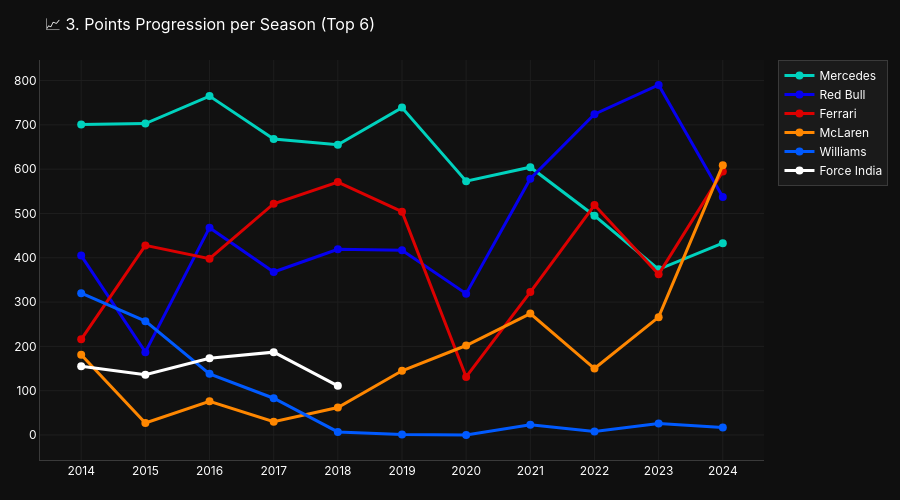

Notebook code for this chart:
### Code cell
# 3. Points progression per season top 6 teams
top6_teams = constructor_stats.nlargest(6, 'total_points')['constructor_name'].tolist()
prog_df = season_stats[season_stats['constructor_name'].isin(top6_teams)]
team_colors = {
    'Mercedes': '#00D2BE',
    'Red Bull': '#0600EF',
    'Ferrari': '#DC0000',
    'McLaren': '#FF8700',
    'Aston Martin': '#006F62',
    'Williams': '#005AFF',
    'Alpine F1 Team': '#0090FF'
}

fig3 = go.Figure()
for team in top6_teams:
    df_t = prog_df[prog_df['constructor_name'] == team].sort_values('year')
    color = team_colors.get(team, RACEIQ_WHITE)
    fig3.add_trace(go.Scatter(
        x=df_t['year'], y=df_t['total_points'], mode='lines+markers',
        name=team, line=dict(color=color, width=3), marker=dict(size=8)
    ))

fig3.update_layout(title='📈 3. Points Progression per Season (Top 6)', xaxis=dict(dtick=1))
fig3 = style_fig(fig3, 500)
fig3.show()

### Figure 1 — Plotly figure (JSON) as saved in the notebook; plotly's stock layout.template omitted (floating-point values rounded to 4 significant figures)
{"data": [{"line": {"color": "#00D2BE", "width": 3}, "marker": {"size": 8}, "mode": "lines+markers", "name": "Mercedes", "type": "scatter", "x": [2014, 2015, 2016, 2017, 2018, 2019, 2020, 2021, 2022, 2023, 2024], "y": [701.0, 703.0, 765.0, 668.0, 655.0, 739.0, 573.0, 604.5, 495.0, 374.0, 433.0]}, {"line": {"color": "#0600EF", "width": 3}, "marker": {"size": 8}, "mode": "lines+markers", "name": "Red Bull", "type": "scatter", "x": [2014, 2015, 2016, 2017, 2018, 2019, 2020, 2021, 2022, 2023, 2024], "y": [405.0, 187.0, 468.0, 368.0, 419.0, 417.0, 319.0, 578.5, 724.0, 790.0, 537.0]}, {"line": {"color": "#DC0000", "width": 3}, "marker": {"size": 8}, "mode": "lines+markers", "name": "Ferrari", "type": "scatter", "x": [2014, 2015, 2016, 2017, 2018, 2019, 2020, 2021, 2022, 2023, 2024], "y": [216.0, 428.0, 398.0, 522.0, 571.0, 504.0, 131.0, 322.5, 519.0, 363.0, 595.0]}, {"line": {"color": "#FF8700", "width": 3}, "marker": {"size": 8}, "mode": "lines+markers", "name": "McLaren", "type": "scatter", "x": [2014, 2015, 2016, 2017, 2018, 2019, 2020, 2021, 2022, 2023, 2024], "y": [181.0, 27.0, 76.0, 30.0, 62.0, 145.0, 202.0, 274.0, 150.0, 266.0, 609.0]}, {"line": {"color": "#005AFF", "width": 3}, "marker": {"size": 8}, "mode": "lines+markers", "name": "Williams", "type": "scatter", "x": [2014, 2015, 2016, 2017, 2018, 2019, 2020, 2021, 2022, 2023, 2024], "y": [320.0, 257.0, 138.0, 83.0, 7.0, 1.0, 0.0, 23.0, 8.0, 26.0, 17.0]}, {"line": {"color": "#FFFFFF", "width": 3}, "marker": {"size": 8}, "mode": "lines+markers", "name": "Force India", "type": "scatter", "x": [2014, 2015, 2016, 2017, 2018], "y": [155.0, 136.0, 173.0, 187.0, 111.0]}], "layout": {"font": {"color": "#FFFFFF", "family": "Inter, sans-serif"}, "height": 500, "legend": {"bgcolor": "#1A1A1A", "bordercolor": "#3A3A3A", "borderwidth": 1, "font": {"color": "#FFFFFF"}}, "margin": {"b": 40, "l": 40, "r": 40, "t": 60}, "paper_bgcolor": "#0F0F0F", "plot_bgcolor": "#111111", "title": {"font": {"color": "#FFFFFF", "size": 16}, "text": "📈 3. Points Progression per Season (Top 6)"}, "xaxis": {"dtick": 1, "gridcolor": "#1E1E1E", "linecolor": "#3A3A3A", "zeroline": false}, "yaxis": {"gridcolor": "#1E1E1E", "linecolor": "#3A3A3A", "zeroline": false}}}
